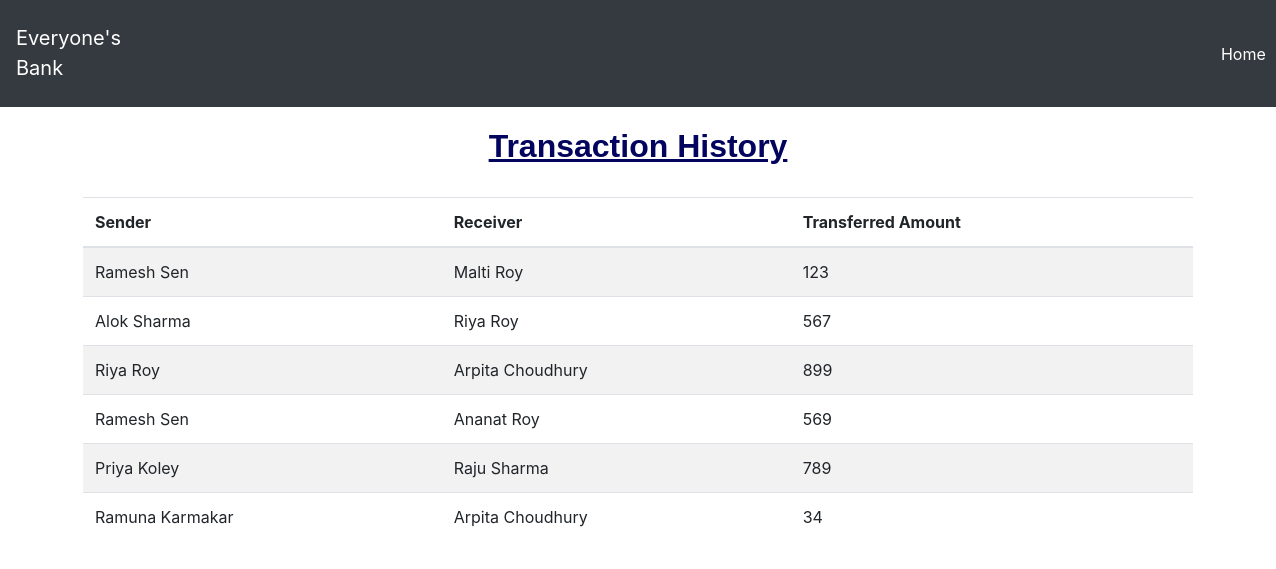
The app's page /transactionDetails.php with its own data.
### tables this page shows
CREATE TABLE `transaction` (
  `sender` varchar(50) NOT NULL,
  `receiver` varchar(50) NOT NULL,
  `credits` int(10) NOT NULL
);

### transactionDetails.php (the view, shortened to what this page needs)
<!DOCTYPE html>
<html lang="en">
<head>
   <link rel="stylesheet" href="https://stackpath.bootstrapcdn.com/bootstrap/4.5.2/css/bootstrap.min.css">
</head>
<body>
  <nav class="navbar navbar-expand-sm bg-dark navbar-dark">
<p class="logo-text">Everyone's Bank</p>
<ul class="navbar-nav">
<li class="list-customer">
<a class="nav-link1" href="index.php">Home</a>
</li>
</ul>
</nav>
        <div class="container divStyle" >
        <h2>Transaction History</h2>
       <br>
       <div class="table-responsive-sm">
    <table class="table roundedCorners  tabletext table-hover table-striped table-condensed" >
        <thead>
            <tr>
                <th>Sender</th>
                <th>Receiver</th>
                <th> Transferred Amount</th>
            </tr>
        </thead>
        <tbody>
        <?php
            include 'config.php';
            $sql ="select * from transaction";
            $query =mysqli_query($conn, $sql);
            while($rows = mysqli_fetch_array($query))
            {
        ?>
            <tr>
            <td><?php echo $rows['sender']; ?></td>
            <td><?php echo $rows['receiver']; ?></td>
            <td><?php echo $rows['credits']; ?> </td>
        <?php
            }
        ?>
        </tbody>
    </table>
    </div>
</div>
</body>
</html>

### transactionDetails.php (style rules this page uses)
.logo-text { font-size:20px; color: white; padding-top: 15px; }
.nav-link1 { color: white; }
.list-customer { padding-left: 1100px; }
h2 { text-align: center; margin-top: 20px; text-decoration: underline; font-family: sans-serif; color: #03045e; font-weight: bold; }

### records on screen
transaction: sender "Ramesh Sen", receiver "Malti Roy", credits "123"
transaction: sender "Alok Sharma", receiver "Riya Roy", credits "567"
transaction: sender "Riya Roy", receiver "Arpita Choudhury", credits "899"
transaction: sender "Ramesh Sen", receiver "Ananat Roy", credits "569"
transaction: sender "Priya Koley", receiver "Raju Sharma", credits "789"
transaction: sender "Ramuna Karmakar", receiver "Arpita Choudhury", credits "34"
